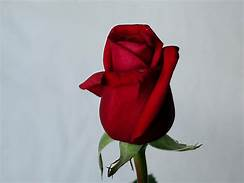
#> input picture basics/img.jpeg, 244 x 183 px
$ python rotate.py
#> lines starting #> are read from the running program, lines starting #| are printed output that depends on the picture
import cv2

img = cv2.imread("img.jpeg")
#> img is the input picture: shape (183, 244, 3); mean B, G, R 156.3, 151, 161.2
# cv2.imshow('Original Name',img)
# cv2.waitKey(0)
height,width = img.shape[0:2]
#> height = 183; width = 244
rotationMatrix = cv2.getRotationMatrix2D((width/2, height/2), 90, .5)
rotatedImage = cv2.warpAffine(img,rotationMatrix,(width,height))
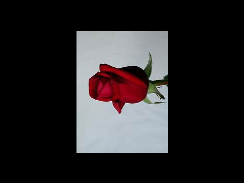
#> rotatedImage: shape (183, 244, 3); mean B, G, R 39.1, 37.8, 40.4

cv2.imshow('Rotated Image',rotatedImage)
cv2.waitKey(0)
